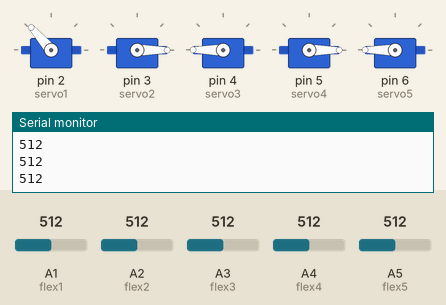
Recording of a sketch running on a simulated Arduino Uno, built with avr-gcc and run on an emulated ATmega328P. Parts: 5 × servo, the last lines printed to the serial monitor. Inputs (shaded band) come from the test bench; at power-on: A1 (flex1) = 512, A2 (flex2) = 512, A3 (flex3) = 512, A4 (flex4) = 512, A5 (flex5) = 512.

Above: at 1.2 s.
1.3 s: A1 (flex1) set to 716
At 2.5 s:
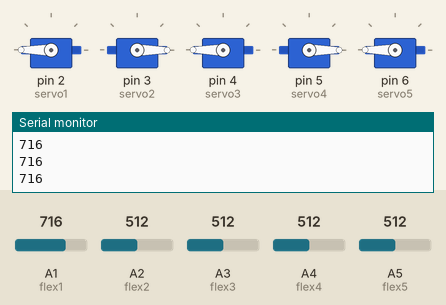
2.8 s: A2 (flex2) set to 350
4.3 s: A2 (flex2) set to 322
At 4.9 s:
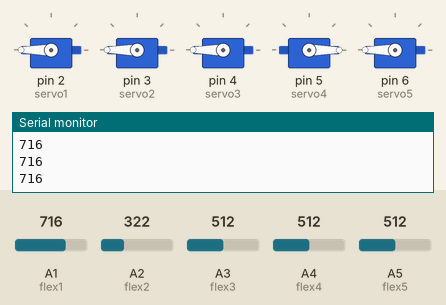
5.8 s: A3 (flex3) set to 811
7.3 s: A3 (flex3) set to 845
At 8.5 s:
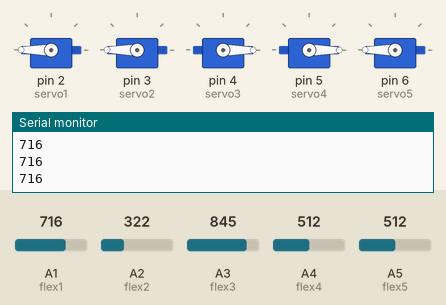
8.8 s: A4 (flex4) set to 992
At 9.5 s:
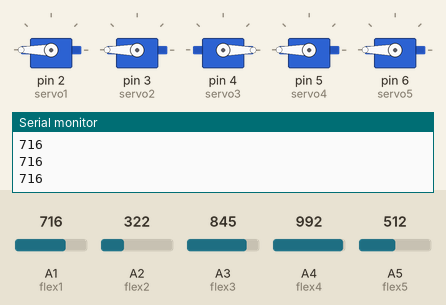
Timing chart, 0 to 11.3 s (numbered marks = the images above; inputs shaded):
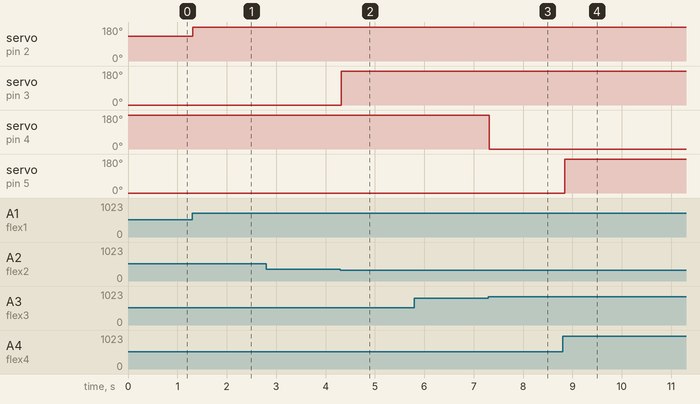

Measured:
- the behaviour switches between 333 and 332 on A2 (flex2) (found by bisection; images 1 and 2)
- the behaviour switches between 827 and 828 on A3 (flex3) (found by bisection; images 2 and 3)
- after the input at 1.3 s, servo on pin 2 (servo1): 131° → 180° at once
- after the input at 4.3 s, servo on pin 3 (servo2): 0° → 180° at once
- after the input at 7.3 s, servo on pin 4 (servo3): 180° → 0° at once
- after the input at 8.8 s, servo on pin 5 (servo4): 0° → 180° after 0.05 s

The sketch:

servoarm_wired.ino
```cpp
#include <AltSoftSerial.h>
#include <ServoTimer2.h>

AltSoftSerial BTserial;

ServoTimer2 servo1;
ServoTimer2 servo2;
ServoTimer2 servo3;
ServoTimer2 servo4;
ServoTimer2 servo5;

int flex1 = A1;
int flex2 = A2;
int flex3 = A3;
int flex4 = A4;
int flex5 = A5;

void setup()
{
  Serial.begin(9600);
  BTserial.begin(9600);
  servo1.attach(2);
  servo2.attach(3);
  servo3.attach(4);
  servo4.attach(5);
  servo5.attach(6);
}


void loop()
{
  int flex1_pos;
  int servo1_pos;
  flex1_pos = analogRead(flex1);
  servo1_pos = map(flex1_pos, 0, 700, 0, 180);
  servo1_pos = constrain(servo1_pos, 0, 180);
  // Serial.println(servo1_pos);
  servo1.write(servo1_pos);

  int flex2_pos;
  int servo2_pos;
  flex2_pos = analogRead(flex2);
  servo2_pos = map(flex2_pos, 879, 882, 0, 180);
  servo2_pos = constrain(servo2_pos, 0, 180);
  servo2.write(servo2_pos);


  int flex3_pos;
  int servo3_pos;
  flex3_pos = analogRead(flex3);
  servo3_pos = map(flex3_pos, 828, 824, 180, 0);
  servo3_pos = constrain(servo3_pos, 180, 0);
  servo3.write(servo3_pos);

  int flex4_pos;
  int servo4_pos;
  flex4_pos = analogRead(flex4);
  servo4_pos = map(flex4_pos, 874, 878, 0, 180);
  servo4_pos = constrain(servo4_pos, 0, 180);
  servo4.write(servo4_pos);

  int flex5_pos;
  int servo5_pos;
  flex5_pos = analogRead(flex5);
  servo5_pos = map(flex5_pos, 855, 851, 180, 0);
  servo5_pos = constrain(servo5_pos, 180, 0);
  servo5.write(servo5_pos);

  // Transmitter - replace BTserial.write(flex1_pos) with:
  BTserial.print(flex1_pos);
  // BTserial.print("\n"); // newline so receiver knows where value ends
  /*
Serial.print(servo1_pos);
Serial.print("--");
Serial.print(servo2_pos);
Serial.print("--");
Serial.print(servo3_pos);
Serial.print("--");
Serial.print(servo4_pos);
Serial.print("--");
Serial.print(servo5_pos);
Serial.println("--");
*/

Serial.println(flex1_pos);
// Serial.print("--");
// Serial.print(flex2_pos);
// Serial.print("--");
// Serial.print(flex3_pos);
// Serial.print("--");
// Serial.print(flex4_pos);
// Serial.print("--");
// Serial.print(flex5_pos);
// Serial.println("--");

  delay(50);


}
```
